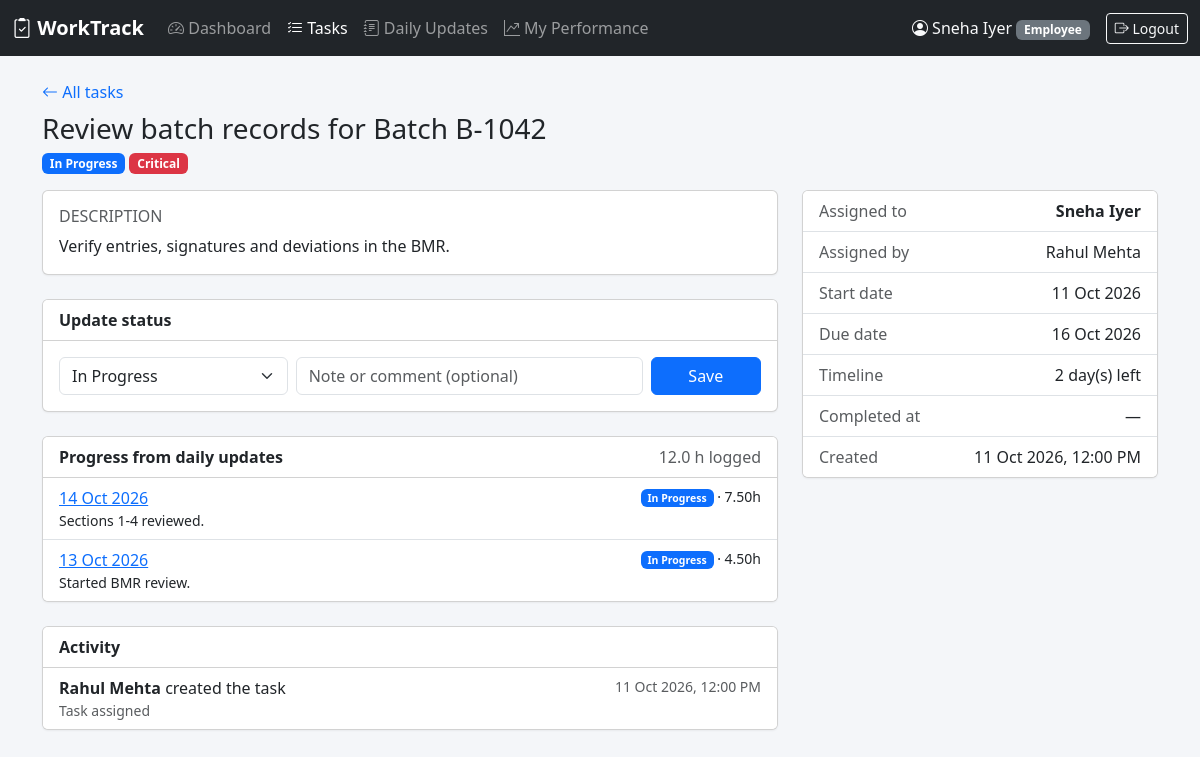
The page /index.php?page=task_view&id=2 (signed in) on the database its author committed.
### tables this page shows
CREATE TABLE users (
    id            INT UNSIGNED AUTO_INCREMENT PRIMARY KEY,
    name          VARCHAR(100)  NOT NULL,
    email         VARCHAR(150)  NOT NULL UNIQUE,
    password_hash VARCHAR(255)  NOT NULL,
    role          ENUM('manager', 'employee') NOT NULL DEFAULT 'employee',
    designation   VARCHAR(100)  NULL,
    manager_id    INT UNSIGNED  NULL,
    is_active     TINYINT(1)    NOT NULL DEFAULT 1,
    created_at    TIMESTAMP     NOT NULL DEFAULT CURRENT_TIMESTAMP,
    CONSTRAINT fk_users_manager FOREIGN KEY (manager_id) REFERENCES users (id) ON DELETE SET NULL,
    INDEX idx_users_manager (manager_id)
);

CREATE TABLE tasks (
    id           INT UNSIGNED AUTO_INCREMENT PRIMARY KEY,
    title        VARCHAR(200) NOT NULL,
    description  TEXT         NULL,
    assigned_to  INT UNSIGNED NOT NULL,
    assigned_by  INT UNSIGNED NOT NULL,
    priority     ENUM('low', 'medium', 'high', 'critical') NOT NULL DEFAULT 'medium',
    status       ENUM('todo', 'in_progress', 'pending', 'completed') NOT NULL DEFAULT 'todo',
    start_date   DATE         NULL,
    due_date     DATE         NOT NULL,
    completed_at DATETIME     NULL,
    created_at   TIMESTAMP    NOT NULL DEFAULT CURRENT_TIMESTAMP,
    updated_at   TIMESTAMP    NOT NULL DEFAULT CURRENT_TIMESTAMP ON UPDATE CURRENT_TIMESTAMP,
    CONSTRAINT fk_tasks_assigned_to FOREIGN KEY (assigned_to) REFERENCES users (id) ON DELETE CASCADE,
    CONSTRAINT fk_tasks_assigned_by FOREIGN KEY (assigned_by) REFERENCES users (id) ON DELETE CASCADE,
    INDEX idx_tasks_assignee_status (assigned_to, status),
    INDEX idx_tasks_due_date (due_date)
);

CREATE TABLE daily_update_tasks (
    id              INT UNSIGNED AUTO_INCREMENT PRIMARY KEY,
    daily_update_id INT UNSIGNED NOT NULL,
    task_id         INT UNSIGNED NOT NULL,
    status_after    ENUM('todo', 'in_progress', 'pending', 'completed') NOT NULL,
    progress_note   VARCHAR(500) NULL,
    hours_spent     DECIMAL(4,2) NOT NULL DEFAULT 0,
    CONSTRAINT fk_uptasks_update FOREIGN KEY (daily_update_id) REFERENCES daily_updates (id) ON DELETE CASCADE,
    CONSTRAINT fk_uptasks_task FOREIGN KEY (task_id) REFERENCES tasks (id) ON DELETE CASCADE,
    UNIQUE KEY uq_uptasks (daily_update_id, task_id)
);

CREATE TABLE daily_updates (
    id           INT UNSIGNED AUTO_INCREMENT PRIMARY KEY,
    user_id      INT UNSIGNED NOT NULL,
    update_date  DATE         NOT NULL,
    summary      TEXT         NOT NULL,    
    plan_next    TEXT         NULL,        
    blockers     TEXT         NULL,        
    hours_worked DECIMAL(4,2) NOT NULL DEFAULT 0,
    created_at   TIMESTAMP    NOT NULL DEFAULT CURRENT_TIMESTAMP,
    updated_at   TIMESTAMP    NOT NULL DEFAULT CURRENT_TIMESTAMP ON UPDATE CURRENT_TIMESTAMP,
    CONSTRAINT fk_updates_user FOREIGN KEY (user_id) REFERENCES users (id) ON DELETE CASCADE,
    UNIQUE KEY uq_updates_user_date (user_id, update_date),
    INDEX idx_updates_date (update_date)
);

CREATE TABLE task_activity (
    id         INT UNSIGNED AUTO_INCREMENT PRIMARY KEY,
    task_id    INT UNSIGNED NOT NULL,
    user_id    INT UNSIGNED NOT NULL,
    action     VARCHAR(30)  NOT NULL,
    old_status VARCHAR(20)  NULL,
    new_status VARCHAR(20)  NULL,
    note       TEXT         NULL,
    created_at TIMESTAMP    NOT NULL DEFAULT CURRENT_TIMESTAMP,
    CONSTRAINT fk_activity_task FOREIGN KEY (task_id) REFERENCES tasks (id) ON DELETE CASCADE,
    CONSTRAINT fk_activity_user FOREIGN KEY (user_id) REFERENCES users (id) ON DELETE CASCADE,
    INDEX idx_activity_task (task_id)
);

### app/pages/task_view.php (the view, shortened to what the rows shown need)
<?php
$user = require_login();
$id = (int) input('id');
$task = find_task($id) ?? not_found('Task not found.');
$stmt = db()->prepare(
    'SELECT a.*, u.name FROM task_activity a JOIN users u ON u.id = a.user_id
     WHERE a.task_id = ? ORDER BY a.created_at DESC, a.id DESC'
);
$stmt->execute([$id]);
$activity = $stmt->fetchAll();
$stmt = db()->prepare(
    'SELECT d.id, d.update_date, i.status_after, i.progress_note, i.hours_spent
     FROM daily_update_tasks i JOIN daily_updates d ON d.id = i.daily_update_id
     WHERE i.task_id = ? ORDER BY d.update_date DESC'
);
$stmt->execute([$id]);
$progress = $stmt->fetchAll();
$daysLeft = (int) (new DateTime(today()))->diff(new DateTime($task['due_date']))->format('%r%a');
render_header($task['title']);
?>
<div class="d-flex justify-content-between align-items-start flex-wrap gap-2 mb-3">
    <div>
        <h1 class="h3 mb-1"><?= e($task['title']) ?></h1>
        <?= status_badge($task['status'], $task['due_date']) ?> <?= priority_badge($task['priority']) ?>
    </div>
</div>
<div class="row g-4">
    <div class="col-lg-8">
        <div class="card mb-4">
            <div class="card-body">
                <h2 class="h6 text-muted text-uppercase">Description</h2>
                <p class="pre-wrap mb-0"><?= $task['description'] !== '' && $task['description'] !== null ? e($task['description']) : '<span class="text-muted">No description.</span>' ?></p>
            </div>
        </div>
        <div class="card mb-4">
            <div class="card-body">
                <form method="post" class="row g-2">
                    <div class="col-md-4">
                        <select name="status" class="form-select">
                            <?php foreach (TASK_STATUSES as $value => $label): ?>
                                <option value="<?= $value ?>" <?= $task['status'] === $value ? 'selected' : '' ?>><?= $label ?></option>
                            <?php endforeach; ?>
                        </select>
                    </div>
                </form>
            </div>
        </div>
        <div class="card mb-4">
            <ul class="list-group list-group-flush">
                <?php foreach ($progress as $p): ?>
                    <li class="list-group-item">
                        <div class="d-flex justify-content-between">
                            <a href="<?= url('update_view', ['id' => $p['id']]) ?>"><?= fmt_date($p['update_date']) ?></a>
                            <small><?= status_badge($p['status_after']) ?> · <?= e($p['hours_spent']) ?>h</small>
                        </div>
                        <?php if ($p['progress_note']): ?><div class="small"><?= e($p['progress_note']) ?></div><?php endif; ?>
                    </li>
                <?php endforeach; ?>
            </ul>
        </div>
        <div class="card">
            <ul class="list-group list-group-flush">
                <?php foreach ($activity as $a): ?>
                    <li class="list-group-item">
                        <div class="d-flex justify-content-between">
                            <span>
                                <strong><?= e($a['name']) ?></strong>
                                <?php if ($a['action'] === 'status_change'): ?>
                                    changed status <?= e(TASK_STATUSES[$a['old_status']] ?? $a['old_status']) ?> → <strong><?= e(TASK_STATUSES[$a['new_status']] ?? $a['new_status']) ?></strong>
                                <?php elseif ($a['action'] === 'created'): ?>
                                    created the task
                                <?php elseif ($a['action'] === 'comment'): ?>
                                    commented
                                <?php else: ?>
                                    updated the task
                                <?php endif; ?>
                            </span>
                            <small class="text-muted"><?= fmt_datetime($a['created_at']) ?></small>
                        </div>
                        <?php if ($a['note']): ?><div class="small text-muted pre-wrap"><?= e($a['note']) ?></div><?php endif; ?>
                    </li>
                <?php endforeach; ?>
            </ul>
        </div>
    </div>
    <div class="col-lg-4">
        <div class="card">
            <ul class="list-group list-group-flush">
                <li class="list-group-item d-flex justify-content-between"><span class="text-muted">Assigned to</span><strong><?= e($task['assignee_name']) ?></strong></li>
                <li class="list-group-item d-flex justify-content-between"><span class="text-muted">Assigned by</span><span><?= e($task['assigner_name']) ?></span></li>
                <li class="list-group-item d-flex justify-content-between"><span class="text-muted">Start date</span><span><?= fmt_date($task['start_date']) ?></span></li>
                <li class="list-group-item d-flex justify-content-between"><span class="text-muted">Due date</span><span><?= fmt_date($task['due_date']) ?></span></li>
                <li class="list-group-item d-flex justify-content-between">
                    <span class="text-muted">Timeline</span>
                    <?php if ($task['status'] === 'completed'): ?>
                        <?php $late = substr($task['completed_at'], 0, 10) > $task['due_date']; ?>
                        <span class="<?= $late ? 'text-danger' : 'text-success' ?>"><?= $late ? 'Completed late' : 'Completed on time' ?></span>
                    <?php elseif ($daysLeft < 0): ?>
                        <span class="text-danger fw-semibold"><?= abs($daysLeft) ?> day(s) overdue</span>
                    <?php elseif ($daysLeft === 0): ?>
                        <span class="text-warning fw-semibold">Due today</span>
                    <?php else: ?>
                        <span><?= $daysLeft ?> day(s) left</span>
                    <?php endif; ?>
                </li>
                <li class="list-group-item d-flex justify-content-between"><span class="text-muted">Completed at</span><span><?= fmt_datetime($task['completed_at']) ?></span></li>
                <li class="list-group-item d-flex justify-content-between"><span class="text-muted">Created</span><span><?= fmt_datetime($task['created_at']) ?></span></li>
            </ul>
        </div>
    </div>
</div>

### app/views/header.php (shortened to what the rows shown need)
<?php
$user = current_user();
$active = $_GET['page'] ?? 'dashboard';
$nav = [
    'dashboard'   => ['Dashboard', 'speedometer2'],
    'tasks'       => ['Tasks', 'list-check'],
    'updates'     => ['Daily Updates', 'journal-text'],
    'performance' => [$user && $user['role'] === 'manager' ? 'Performance' : 'My Performance', 'graph-up-arrow'],
];
$parents = ['task_form' => 'tasks', 'task_view' => 'tasks', 'update_form' => 'updates', 'update_view' => 'updates',
            'review_form' => 'performance', 'review_view' => 'performance', 'employee_form' => 'employees'];
$active = $parents[$active] ?? $active;
?>
<!doctype html>
<html lang="en">
<head>
    <link href="https://cdn.jsdelivr.net/npm/bootstrap@5.3.3/dist/css/bootstrap.min.css" rel="stylesheet">
    <link href="https://cdn.jsdelivr.net/npm/bootstrap-icons@1.11.3/font/bootstrap-icons.min.css" rel="stylesheet">
    <link href="assets/app.css" rel="stylesheet">
</head>
<body>
<?php if ($user): ?>
<nav class="navbar navbar-expand-lg navbar-dark bg-dark mb-4 d-print-none">
    <div class="container-fluid">
        <a class="navbar-brand fw-semibold" href="<?= url('dashboard') ?>"><i class="bi bi-clipboard2-check"></i> <?= e(APP_NAME) ?></a>
        <div class="collapse navbar-collapse" id="mainNav">
            <ul class="navbar-nav me-auto">
                <?php foreach ($nav as $page => [$label, $icon]): ?>
                    <li class="nav-item">
                        <a class="nav-link <?= $active === $page ? 'active' : '' ?>" href="<?= url($page) ?>"><i class="bi bi-<?= $icon ?>"></i> <?= e($label) ?></a>
                    </li>
                <?php endforeach; ?>
            </ul>
            <div class="d-flex align-items-center gap-3 text-light">
                <span><i class="bi bi-person-circle"></i> <?= e($user['name']) ?>
                    <span class="badge bg-secondary text-capitalize"><?= e($user['role']) ?></span></span>
                <form method="post" action="<?= url('logout') ?>" class="m-0">
                    <button class="btn btn-sm btn-outline-light"><i class="bi bi-box-arrow-right"></i> Logout</button>
                </form>
            </div>
        </div>
    </div>
</nav>
<?php endif; ?>
<main class="container-xl pb-5">

### app/helpers.php (shortened to what the rows shown need)
<?php
function e(mixed $value): string
{
    return htmlspecialchars((string) $value, ENT_QUOTES, 'UTF-8');
}
function url(string $page, array $params = []): string
{
    return 'index.php?' . http_build_query(['page' => $page] + $params);
}
function render_header(string $title): void
{
    require APP_PATH . '/views/header.php';
}
function render_footer(): void
{
    require APP_PATH . '/views/footer.php';
}
function input(string $key, string $default = ''): string
{
    $value = $_POST[$key] ?? $_GET[$key] ?? $default;
    return is_string($value) ? trim($value) : $default;
}
function current_user(): ?array
{
    static $user = false;
    if ($user === false) {
        $user = null;
        if (!empty($_SESSION['user_id'])) {
            $stmt = db()->prepare('SELECT id, name, email, role, designation, manager_id FROM users WHERE id = ? AND is_active = 1');
            $stmt->execute([$_SESSION['user_id']]);
            $user = $stmt->fetch() ?: null;
        }
    }
    return $user;
}
function require_login(): array
{
    $user = current_user();
    return $user;
}
function today(): string
{
    return date('Y-m-d');
}
function fmt_date(?string $date): string
{
    return $date ? date('d M Y', strtotime($date)) : '—';
}
function fmt_datetime(?string $date): string
{
    return $date ? date('d M Y, h:i A', strtotime($date)) : '—';
}
function is_overdue(array $task): bool
{
    return $task['status'] !== 'completed' && $task['due_date'] < today();
}
function status_badge(string $status, ?string $dueDate = null): string
{
    $classes = [
        'todo'        => 'secondary',
        'in_progress' => 'primary',
        'pending'     => 'warning text-dark',
        'completed'   => 'success',
    ];
    $html = '<span class="badge bg-' . $classes[$status] . '">' . e(TASK_STATUSES[$status]) . '</span>';
    return $html;
}
function priority_badge(string $priority): string
{
    $classes = ['low' => 'light text-dark border', 'medium' => 'info text-dark', 'high' => 'warning text-dark', 'critical' => 'danger'];
    return '<span class="badge bg-' . $classes[$priority] . '">' . e(TASK_PRIORITIES[$priority]) . '</span>';
}
function find_task(int $id): ?array
{
    $user = current_user();
    $sql = 'SELECT t.*, a.name AS assignee_name, a.manager_id AS assignee_manager_id, b.name AS assigner_name
            FROM tasks t
            JOIN users a ON a.id = t.assigned_to
            JOIN users b ON b.id = t.assigned_by
            WHERE t.id = ?';
    $stmt = db()->prepare($sql);
    $stmt->execute([$id]);
    $task = $stmt->fetch();
    $allowed = $user['role'] === 'manager'
        ? (int) $task['assignee_manager_id'] === (int) $user['id']
        : (int) $task['assigned_to'] === (int) $user['id'];
    return $allowed ? $task : null;
}

### rows shown on the page
users: name "Sneha Iyer", role "Employee"
tasks: title "Review batch records for Batch B-1042", status "In Progress", priority "Critical", description "Verify entries, signatures and deviations in the BMR.", assigned_to.name "Sneha Iyer", assigned_by.name "Rahul Mehta", start_date "11 Oct 2026", due_date "16 Oct 2026", due_date "2", completed_at "—", created_at "11 Oct 2026, 12:00 PM"
daily_update_tasks: daily_update.update_date "14 Oct 2026", status_after "In Progress", hours_spent "7.50", progress_note "Sections 1-4 reviewed."
daily_update_tasks: daily_update.update_date "13 Oct 2026", status_after "In Progress", hours_spent "4.50", progress_note "Started BMR review."
task_activity: user.name "Rahul Mehta", action "created the task", created_at "11 Oct 2026, 12:00 PM", note "Task assigned"

### other values the page prints
APP_NAME "WorkTrack"
$label "Dashboard"
$label "Tasks"
$label "Daily Updates"
$label "My Performance"
$totalHours "12.0"
